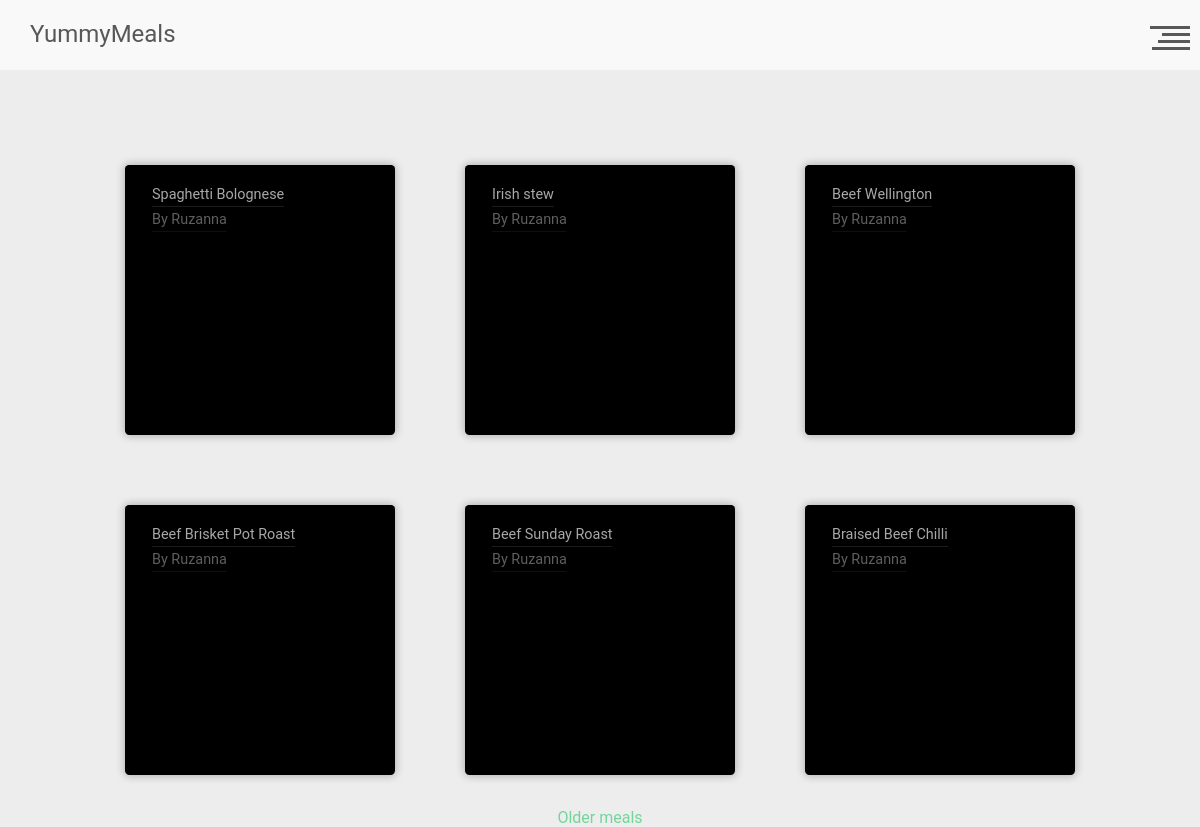
Page /meal/category/3865176804/ on the committed database.
### app/meals/models.py (models this page shows)
class Meal(db.Model):
    __tablename__ = 'meal'
    id = Column(Integer, primary_key=True)
    name = Column(String)
    category_id =  Column(Integer, ForeignKey('category.id'))
    area_id = Column(Integer, ForeignKey('area.id'))
    author_id = Column(Integer, ForeignKey('user.id'), default = 1)
    instructions = Column(String)
    img_link = Column(String , default = 'default.jpg')
    tags = Column(String)
    video_link = Column(String)
    date_posted = Column(db.DateTime, nullable=False, default=datetime.utcnow())
    area = relationship("Area")
    category = relationship("Category")
    user = relationship("User")

### app/users/models.py (models this page shows, shortened)
class User(db.Model, UserMixin):
    id = db.Column(db.Integer, primary_key=True)
    username = db.Column(db.String(20), unique=True, nullable=False)
    email = db.Column(db.String(120), unique=True, nullable=False)
    image_file = db.Column(db.String(20), nullable=False, default='default.jpg')
    password = db.Column(db.String(60), nullable=False)
    comment = db.relationship('UserComments', backref='author', lazy=True)

### app/meals/routes.py (the view)
@meals_bp.route('/category/<int:c_id>/')
def meals_by_category(c_id):
    page = request.args.get('page', 1, type=int)
    meallist = Meal.query.filter_by(category_id=c_id).paginate(page, 6, False)
    next_url = url_for('meals.meals_by_category', c_id=c_id, page=meallist.next_num) \
        if meallist.has_next else None
    prev_url = url_for('meals.meals_by_category', c_id=c_id, page=meallist.prev_num) \
        if meallist.has_prev else None
    return render_template(
        'main_page.html',
        meallist=meallist,
        next_url=next_url,
        prev_url=prev_url,
    )

### app/meals/templates/main_page.html (shortened to what this page needs)
{% extends 'index.html' %}
{% block content %}
    <link rel="stylesheet" href={{ url_for('meals.static', filename='css/main.css') }}  />
<div class="flexbox">
    {% for meal in meallist.items %}
        <div class="food-card" style="background-image:url({{meal.img_link}});">
    <div class="food-card-content">
      <div class="heading show">
        <h2>{{meal.name}}</h2>
      </div>
      <div class="heading author show">
        <h5>By <a href="#profile" class="profile">{{meal.user.username}}</a></h5>
      </div>
    </div>
  </div>
    {% endfor %}
    {% if next_url %}
    <a href="{{ next_url }}">  Older meals </a>
    {% endif %}
</div>
{% endblock content %}

### app/index/static/css/base.css (style rules this page uses)
* { margin: 0; padding: 0; box-sizing: border-box; }

### app/index/static/css/header.css (style rules this page uses)
html, body, div, span, applet, object, iframe, h1, h2, h3, h4, h5, h6, p, blockquote, pre, a, abbr, acronym, address, big, cite, code, del, dfn, em, img, ins, kbd, q, s, samp, small, strike, strong, sub, sup, tt, var, b, u, i, center, dl, dt, dd, ol, ul, li, fieldset, form, label, legend, table, caption, tbody, tfoot, thead, tr, th, td, article, aside, canvas, details, embed, figure, figcaption, footer, header, hgroup, menu, nav, output, ruby, section, summary, time, mark, audio, video { margin: 0; padding: 0; border: 0; font-size: 100%; font: inherit; vertical-align: baseline; }
body { line-height: 1; }
html * { -webkit-font-smoothing: antialiased; -moz-osx-font-smoothing: grayscale; }
*, *:after, *:before { -webkit-box-sizing: border-box; -moz-box-sizing: border-box; box-sizing: border-box; }
html, body { height: 100%; }
body { font-size: 100%; font-family: "Roboto", sans-serif; color: #505050; background-color: #ededed; }
a { color: #72d69a; text-decoration: none; transition: color .2s ease-out; }

### app/meals/static/css/main.css (style rules this page uses)
html { font-family:"Open Sans",sans-serif; height:100%; width:100%; background:whitesmoke; }
div.show { position:relative;overflow:hidden;width:fit-content; }
div.show > h1,div.show > h2,div.show > h3,div.show > h4,div.show > h5,div.show > p { animation:1s show-slow ease-in; }
.heading > * { margin:0;padding:4px 0;line-height:1.125;white-space:nowrap;overflow:hidden;text-overflow:ellipsis;max-width:200px; }
.author > h5 { opacity:0.56;line-height:1.25; }
.food-card { position:relative;width:300px;height:300px;margin:20px 20px;border-radius:5px;box-shadow:0 0 10px 1px #00000045;background:black no-repeat right top ;background-size:auto 300px;color:white;overflow:hidden; }
.flexbox { display:flex;justify-content:center;vertical-align:middle;flex-wrap:wrap;width:90%;margin:5%; }
.food-card-content { background:black;padding:20px 30px;opacity:0.66;transition:0.5s ease all; }
.food-card { transform:scale(0.9);transition:0.5s all ease; }
.profile { color:white; }

### rows in the picture
Meal: name "Spaghetti Bolognese", user.username "Ruzanna"
Meal: name "Irish stew", user.username "Ruzanna"
Meal: name "Beef Wellington", user.username "Ruzanna"
Meal: name "Beef Brisket Pot Roast", user.username "Ruzanna"
Meal: name "Beef Sunday Roast", user.username "Ruzanna"
Meal: name "Braised Beef Chilli", user.username "Ruzanna"
